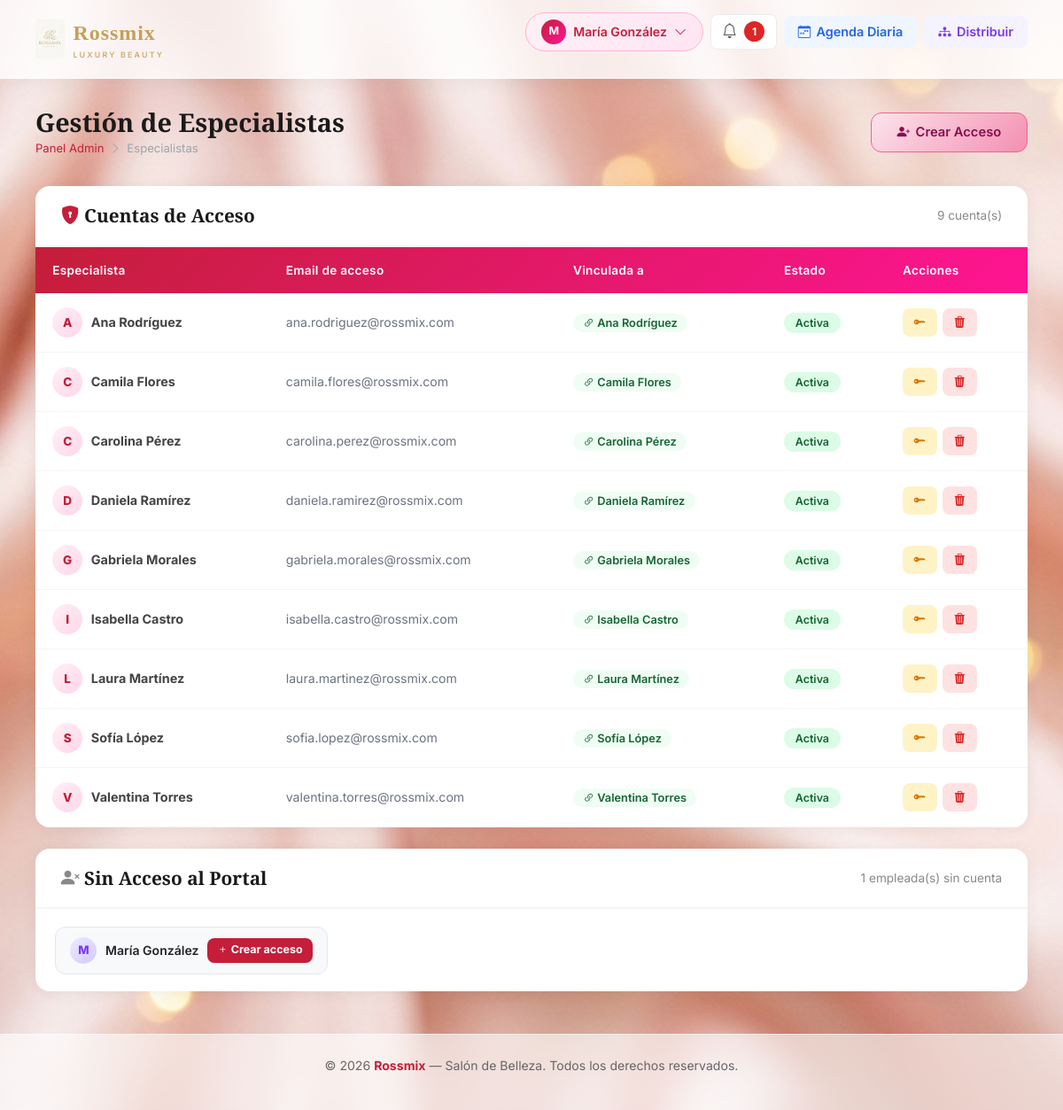
/admin/especialistas (signed in), run on the app's committed database.
### app/models/usuario.py (models this page shows, shortened)
class Usuario(db.Model):
    __tablename__ = 'usuario'
    id = db.Column(db.Integer, primary_key=True)
    nombre = db.Column(db.String(100), nullable=False)
    email = db.Column(db.String(150), unique=True, nullable=False)
    telefono = db.Column(db.String(20), nullable=False)
    password = db.Column(db.String(200), nullable=False)
    tipo_usuario = db.Column(db.String(20), nullable=False)  # 'cliente' | 'admin' | 'especialista'
    fecha_registro = db.Column(db.DateTime, default=datetime.utcnow)
    activo = db.Column(db.Boolean, default=True)
    id_empleado = db.Column(db.Integer, db.ForeignKey('empleados.id_empleado', ondelete='SET NULL'), nullable=True)
    empleado_vinculado = db.relationship('Empleado', foreign_keys=[id_empleado], backref='usuario_cuenta', uselist=False)
    citas = db.relationship('Cita', backref='cliente', lazy=True, foreign_keys='Cita.id_cliente')
    notificaciones = db.relationship('Notificacion', backref='usuario', lazy=True)

### app/models/empleado.py (models this page shows, shortened)
class Empleado(db.Model):
    __tablename__ = 'empleados'
    id_empleado = db.Column(db.Integer, primary_key=True)
    nombre = db.Column(db.String(100), nullable=False)
    especialidad = db.Column(db.String(100))
    activo = db.Column(db.Boolean, default=True)
    fecha_registro = db.Column(db.DateTime, default=datetime.utcnow)
    horarios = db.relationship('HorarioEmpleado', backref='empleado', lazy=True, cascade='all, delete-orphan')
    citas = db.relationship('Cita', backref='empleado', lazy=True)

### app/views/admin/especialistas.py (the view)
@admin_bp.route('/especialistas')
@admin_required
def especialistas():
    cuentas = Usuario.query.filter_by(tipo_usuario='especialista').order_by(Usuario.nombre).all()
    empleados_sin_cuenta = Empleado.query.filter(
        Empleado.activo == True,
        ~Empleado.id_empleado.in_(
            db.session.query(Usuario.id_empleado).filter(
                Usuario.tipo_usuario == 'especialista',
                Usuario.id_empleado.isnot(None)
            )
        )
    ).all()
    return render_template('admin/especialistas.html',
                           cuentas=cuentas,
                           empleados_sin_cuenta=empleados_sin_cuenta)

### app/templates/admin/especialistas.html (shortened to what this page needs)
{% extends 'base.html' %}
{% block content %}
<div class="page-header">
    <div>
        <h1>Gestión de Especialistas</h1>
        <div class="breadcrumb-r">
            <a href="{{ url_for('dashboard_admin') }}">Panel Admin</a>
            <i class="bi bi-chevron-right"></i><span>Especialistas</span>
        </div>
    </div>
    {% if empleados_sin_cuenta %}
    <button onclick="abrirModalCrear()" class="btn-rossmix">
        <i class="bi bi-person-plus-fill"></i> Crear Acceso
    </button>
    {% endif %}
</div>
<div class="r-card" style="margin-bottom:1.5rem;">
    <div class="r-card-header">
        <h2><i class="bi bi-shield-lock-fill" style="color:#c41e3a;"></i> Cuentas de Acceso</h2>
        <span style="font-size:0.85rem;color:#888;">{{ cuentas|length }} cuenta(s)</span>
    </div>
    {% if cuentas %}
    <div style="overflow-x:auto;">
        <table class="r-table">
            <thead>
                <tr><th>Especialista</th><th>Email de acceso</th><th>Vinculada a</th><th>Estado</th><th>Acciones</th></tr>
            </thead>
            <tbody>
                {% for c in cuentas %}
                <tr id="esp-cuenta-{{ c.id }}">
                    <td>
                        <div style="display:flex;align-items:center;gap:0.6rem;">
                            <div style="width:34px;height:34px;border-radius:50%;
                                        background:linear-gradient(135deg,#fff0f6,#ffd6e8);
                                        color:#c41e3a;display:flex;align-items:center;
                                        justify-content:center;font-weight:800;font-size:0.85rem;flex-shrink:0;">
                                {{ c.nombre[0].upper() }}
                            </div>
                            <strong>{{ c.nombre }}</strong>
                        </div>
                    </td>
                    <td style="color:#6b7280;font-size:0.88rem;">{{ c.email }}</td>
                    <td>
                        {% if c.empleado_vinculado %}
                            <span style="background:#f0fdf4;color:#166534;padding:0.2rem 0.7rem;border-radius:20px;font-size:0.8rem;font-weight:600;">
                                <i class="bi bi-link-45deg"></i> {{ c.empleado_vinculado.nombre }}
                            </span>
                        {% else %}
                            <span style="color:#dc2626;font-size:0.82rem;">Sin vínculo</span>
                        {% endif %}
                    </td>
                    <td>
                        {% if c.activo %}<span class="badge-active">Activa</span>
                        {% else %}<span class="badge-inactive">Inactiva</span>{% endif %}
                    </td>
                    <td>
                        <div style="display:flex;gap:0.4rem;">
                            <button onclick="abrirResetPassword({{ c.id }}, '{{ c.nombre }}')"
                                    style="background:#fef3c7;color:#d97706;border:none;padding:0.4rem 0.8rem;
                                           border-radius:8px;font-size:0.82rem;font-weight:600;cursor:pointer;"
                                    title="Cambiar contraseña">
                                <i class="bi bi-key-fill"></i>
                            </button>
                            <button onclick="eliminarCuenta({{ c.id }}, '{{ c.nombre }}')"
                                    style="background:#fee2e2;color:#dc2626;border:none;padding:0.4rem 0.8rem;
                                           border-radius:8px;font-size:0.82rem;font-weight:600;cursor:pointer;"
                                    title="Eliminar acceso">
                                <i class="bi bi-trash3-fill"></i>
                            </button>
                        </div>
                    </td>
                </tr>
                {% endfor %}
            </tbody>
        </table>
    </div>
    {% endif %}
</div>
{% if empleados_sin_cuenta %}
<div class="r-card">
    <div class="r-card-header">
        <h2><i class="bi bi-person-x-fill" style="color:#888;"></i> Sin Acceso al Portal</h2>
        <span style="font-size:0.85rem;color:#888;">{{ empleados_sin_cuenta|length }} empleada(s) sin cuenta</span>
    </div>
    <div style="padding:1.2rem 1.4rem;display:flex;flex-wrap:wrap;gap:0.7rem;">
        {% for emp in empleados_sin_cuenta %}
        <div style="background:#f8f9fa;border:1.5px solid #e5e7eb;border-radius:12px;
                    padding:0.7rem 1rem;display:flex;align-items:center;gap:0.6rem;">
            <div style="width:30px;height:30px;border-radius:50%;background:linear-gradient(135deg,#ede9ff,#d4caff);
                        color:#7c3aed;display:flex;align-items:center;justify-content:center;font-weight:800;font-size:0.82rem;">
                {{ emp.nombre[0].upper() }}
            </div>
            <span style="font-size:0.88rem;font-weight:600;">{{ emp.nombre }}</span>
            <button onclick="abrirModalCrearEmp({{ emp.id_empleado }}, '{{ emp.nombre }}')"
                    style="background:#c41e3a;color:white;border:none;padding:0.3rem 0.7rem;
                           border-radius:8px;font-size:0.78rem;font-weight:700;cursor:pointer;">
                <i class="bi bi-plus"></i> Crear acceso
            </button>
        </div>
        {% endfor %}
    </div>
</div>
{% endif %}
{% endblock %}

### data on the page
Usuario: nombre "A", nombre "Ana Rodríguez", email "ana.rodriguez@rossmix.com", empleado_vinculado.nombre "Ana Rodríguez", activo "Activa"
Usuario: nombre "C", nombre "Camila Flores", email "camila.flores@rossmix.com", empleado_vinculado.nombre "Camila Flores", activo "Activa"
Usuario: nombre "C", nombre "Carolina Pérez", email "carolina.perez@rossmix.com", empleado_vinculado.nombre "Carolina Pérez", activo "Activa"
Usuario: nombre "D", nombre "Daniela Ramírez", email "daniela.ramirez@rossmix.com", empleado_vinculado.nombre "Daniela Ramírez", activo "Activa"
Usuario: nombre "G", nombre "Gabriela Morales", email "gabriela.morales@rossmix.com", empleado_vinculado.nombre "Gabriela Morales", activo "Activa"
Usuario: nombre "I", nombre "Isabella Castro", email "isabella.castro@rossmix.com", empleado_vinculado.nombre "Isabella Castro", activo "Activa"
Usuario: nombre "L", nombre "Laura Martínez", email "laura.martinez@rossmix.com", empleado_vinculado.nombre "Laura Martínez", activo "Activa"
Usuario: nombre "S", nombre "Sofía López", email "sofia.lopez@rossmix.com", empleado_vinculado.nombre "Sofía López", activo "Activa"
Usuario: nombre "V", nombre "Valentina Torres", email "valentina.torres@rossmix.com", empleado_vinculado.nombre "Valentina Torres", activo "Activa"
Empleado: nombre "M", nombre "María González"

### other printed values
{{ session.nombre[0]|upper }} "M"
{{ session.nombre|title }} "María González"
{{ notificaciones_unread }} "1"
{{ cuentas|length }} "9"
{{ empleados_sin_cuenta|length }} "1"
